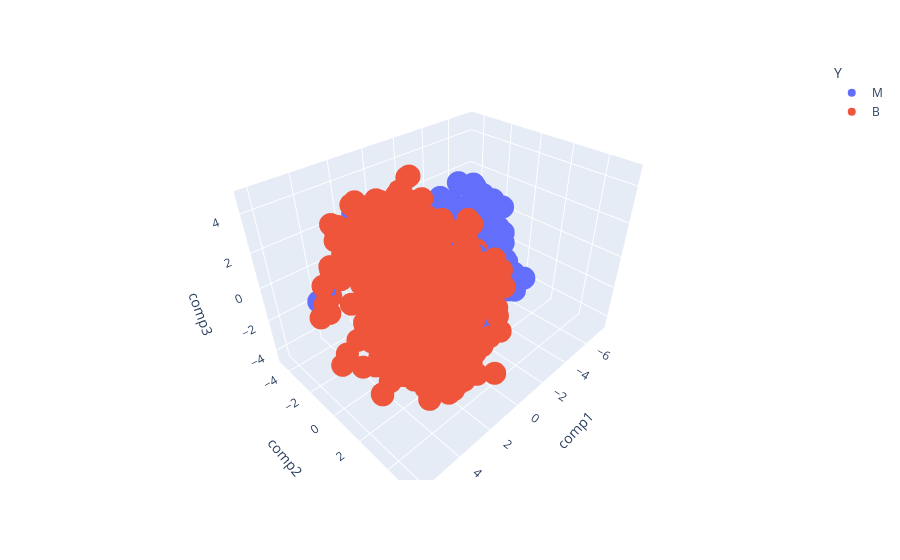

The code cell stored with this chart in its notebook:
### Code cell
fig2=px.scatter_3d(finalDf, x='comp1', y='comp2',z='comp3',color='Y')
fig2.show()

### Figure 1 — Plotly figure (JSON) as saved in the notebook; plotly's stock layout.template omitted (floating-point values rounded to 4 significant figures; data arrays with more than 128 entries replaced by an {"elided": "..."} marker saying what was removed)
{"data": [{"hovertemplate": "Y=M<br>comp1=%{x}<br>comp2=%{y}<br>comp3=%{z}<extra></extra>", "legendgroup": "M", "marker": {"color": "#636efa", "symbol": "circle"}, "mode": "markers", "name": "M", "scene": "scene", "showlegend": true, "type": "scatter3d", "x": {"elided": "212 float values"}, "y": {"elided": "212 float values"}, "z": {"elided": "212 float values"}}, {"hovertemplate": "Y=B<br>comp1=%{x}<br>comp2=%{y}<br>comp3=%{z}<extra></extra>", "legendgroup": "B", "marker": {"color": "#EF553B", "symbol": "circle"}, "mode": "markers", "name": "B", "scene": "scene", "showlegend": true, "type": "scatter3d", "x": {"elided": "357 float values"}, "y": {"elided": "357 float values"}, "z": {"elided": "357 float values"}}], "layout": {"legend": {"title": {"text": "Y"}, "tracegroupgap": 0}, "margin": {"t": 60}, "scene": {"domain": {"x": [0, 1], "y": [0, 1]}, "xaxis": {"title": {"text": "comp1"}}, "yaxis": {"title": {"text": "comp2"}}, "zaxis": {"title": {"text": "comp3"}}}}}
